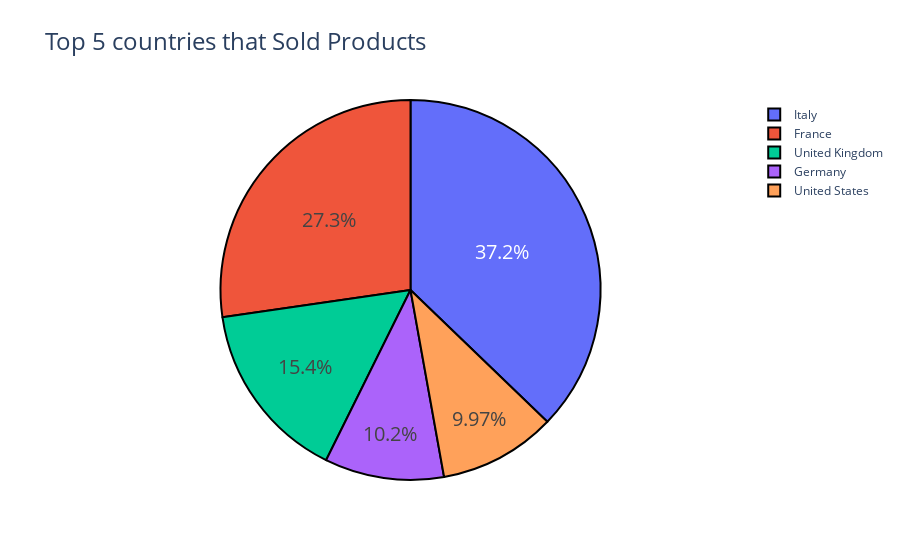

The cell this chart's notebook holds for it:
### Code cell
seller_country_count = vestiaire_clean['seller_country'].value_counts()

top_countries = seller_country_count.head(5)

fig_country = go.Figure(data=[go.Pie(labels=top_countries.index,  values=top_countries.values, 
                             hoverinfo='label+value', textinfo='percent',
                             textfont_size=20, marker=dict( 
                             line=dict(color='#000000', width=2)))])

fig_country.update_layout(title_text= "Top 5 countries that Sold Products", title_font_size=24)
fig_country.show()
#NOTES
#9675 count of 13736 records showing 70% of sold products in data set

#FINDINGS
#The findings show the top 5 countries that sold products are Italy at 37.2%, France 27.3%, United Kingdom 15.4%, Germany 10.2% and United States at 9.97%. These top 5 countries make up about 70% of the whole dataset showing that these sellers typically would do better then others outside of these 5.

### Figure 1 — Plotly figure (JSON) as saved in the notebook; plotly's stock layout.template omitted (floating-point values rounded to 4 significant figures)
{"data": [{"hoverinfo": "label+value", "labels": ["Italy", "France", "United Kingdom", "Germany", "United States"], "marker": {"line": {"color": "#000000", "width": 2}}, "textfont": {"size": 20}, "textinfo": "percent", "type": "pie", "values": [3596, 2639, 1486, 982, 964]}], "layout": {"title": {"font": {"size": 24}, "text": "Top 5 countries that Sold Products"}}}
